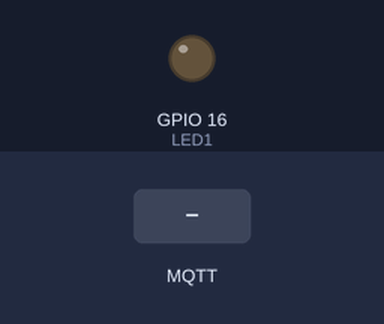
Recording of a sketch running on a simulated ESP8266 (NodeMCU). On the bench: output pins drawn as LEDs (lit = HIGH). Inputs (shaded band) come from the test bench. WiFi joins after 1.5 s; servers stay silent unless stated; no MQTT or app messages arrive unless stated; what the sketch prints to the serial monitor is not drawn.

Above: at 2.7 s.
2.8 s: MQTT message "on" arrives on the first subscribed topic
At 4.3 s:
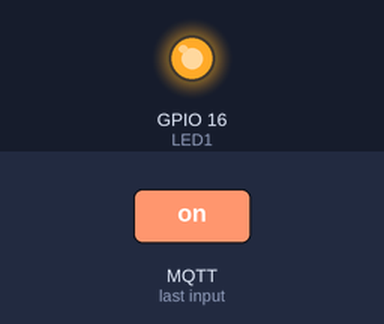
7.0 s: MQTT message "off" arrives on the first subscribed topic
At 8.7 s:
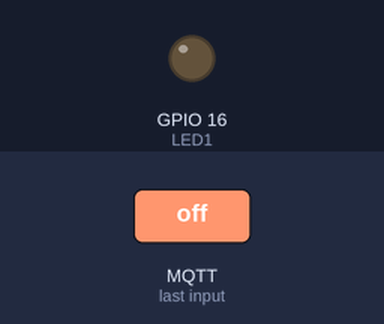
Timing chart, 0 to 10.2 s (numbered marks = the images above; inputs shaded):
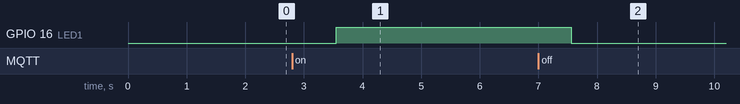

Measured:
- after the input at 2.8 s, GPIO 16 (LED1): LOW → HIGH after 0.76 s
- after the input at 7.0 s, GPIO 16 (LED1): HIGH → LOW after 0.56 s

The sketch:

connectByPubSubClient.ino
```cpp
#include <ESP8266WiFi.h>
#include <PubSubClient.h>
//#include "DHT.h"

//#define DHTPIN D1
//#define DHTTYPE DHT11
#define LED1 16

const char* ssid = "dseprivate";
const char* password = "fugvlvugoH9[kpot0tU";
const char* mqtt_server = "broker.netpie.io";
const int mqtt_port = 1883;
const char* mqtt_Client = "e97157c7-82cb-47af-818f-a51a7ea9412d";
const char* mqtt_username = "iNjQcUqzU7KkYZooRa2pgdxXwCLRjV46";
const char* mqtt_password = "jNC8SZNJIMe$7~*RAby)J!jVTNb4MrBm";

WiFiClient espClient;
PubSubClient client(espClient);
//DHT dht(DHTPIN, DHTTYPE);
char msg[50];

int v1 = 20, v2 = 0;

void reconnect() {
    while (!client.connected()) {
        Serial.print("Attempting MQTT connection…");
        if (client.connect(mqtt_Client, mqtt_username, mqtt_password)) {
            Serial.println("connected");
            client.subscribe("@msg/led");
        } else {
            Serial.print("failed, rc=");
            Serial.print(client.state());
            Serial.println("try again in 5 seconds");
            delay(5000);
        }
    }
}

void callback(char* topic, byte* payload, unsigned int length) {
    Serial.print("Message arrived [");
    Serial.print(topic);
    Serial.print("] ");
    String message;
    for (int i = 0; i < length; i++) {
        message = message + (char)payload[i];
    }
    Serial.println(message);
    if(String(topic) == "@msg/led") {
        if(message == "on"){
            digitalWrite(LED1,HIGH);
            client.publish("@shadow/data/update", "{\"data\" : {\"led\" : \"on\"}}");
            Serial.println("LED on");
        }
        else if (message == "off"){
            digitalWrite(LED1,LOW);
            client.publish("@shadow/data/update", "{\"data\" : {\"led\" : \"off\"}}");
            Serial.println("LED off");
        }
    }
}

void setup() {
    pinMode(LED1,OUTPUT);
    Serial.begin(115200);
    Serial.println();
    Serial.print("Connecting to ");
    Serial.println(ssid);
    WiFi.begin(ssid, password);
    while (WiFi.status() != WL_CONNECTED) {
        delay(500);
        Serial.print(".");
    }
    Serial.println("");
    Serial.println("WiFi connected");

    Serial.println("IP address: ");
    Serial.println(WiFi.localIP());
    client.setServer(mqtt_server, mqtt_port);
    client.setCallback(callback);
    //dht.begin();
}

void loop() {
    //int humidity = dht.readHumidity();
    //int temperature = dht.readTemperature();
    v1 = (v1 + 5)%100;
    v2 = (v2 + 3)%100;
    if (!client.connected()) {
        reconnect();
    }
    client.loop();
    String data = "{\"data\": {\"humid\":" + String(v1) + ", \"temperature\":" + String(v2) + "}}";
    Serial.println(data);
    data.toCharArray(msg, (data.length() + 1));
    client.publish("@shadow/data/update", msg);
    delay(2000);
}
```
